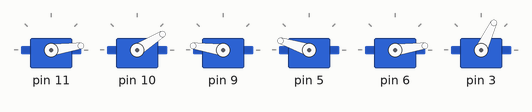
A sketch run on a simulated Arduino Uno, built with avr-gcc and run on an emulated ATmega328P. Parts: 6 × servo.

Above: at 6.17 s.
At 10.8 s:
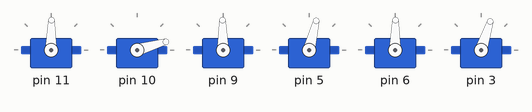
At 12.1 s:
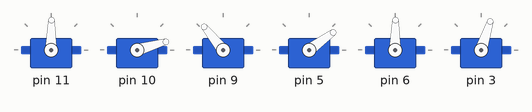
At 17.5 s:
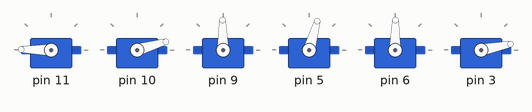
At 26.1 s:
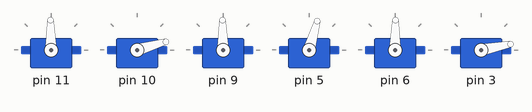
At 39.3 s:
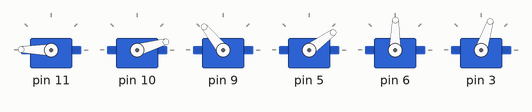
Timing chart, 0 to 40.0 s (numbered marks = the images above):
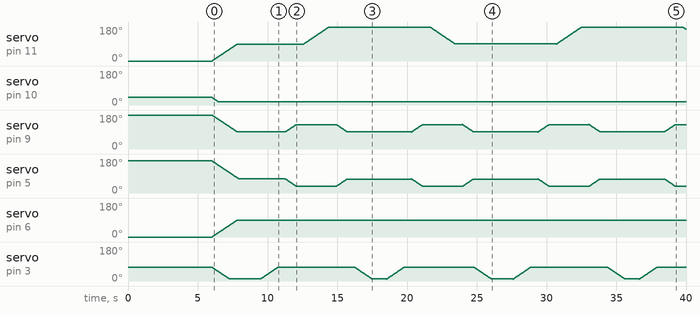

The sketch:

SimpleMovements.ino
```cpp
#include <Braccio.h>
#include <Servo.h>

Servo base;
Servo shoulder;
Servo elbow;
Servo wrist_rot;
Servo wrist_ver;
Servo gripper;

   //functions
   void ArmGrab(int M1, int M2, int M3, int M4, int M5, int M6){
     Braccio.ServoMovement(20,         90, M2, 90, 75, M5,  M6);  //sets standard arm forward after setup
       delay(500);
     Braccio.ServoMovement(20,         M1, M2, M3, M4, M5,  73); //closes claw
       delay(500);

   }

   void ArmMove(int M1, int M2, int M3, int M4, int M5, int M6){
       Braccio.ServoMovement(20,         M1, M2, 130, 35, M5,  73); //raises cup
         delay(500);
       Braccio.ServoMovement(20,         180, M2, 130, 35, M5,  73);  //rotates arm 90 deg
         delay(500);
      Braccio.ServoMovement(20,         180, M2, 90, 75, M5,  73);   //lowers arm
          delay(500);
      }

   void openclose(int M1, int M2, int M3, int M4, int M5, int M6){
      Braccio.ServoMovement(20,         180, M2, M3, M4, M5,  10); //claw open at 180
         delay(1000);
       Braccio.ServoMovement(20,         180, M2, M3, M4, M5,  73); //claw close at 180
          delay(500);
   }

   void ArmReturn(int M1, int M2, int M3, int M4, int M5, int M6){
      Braccio.ServoMovement(20,         180, M2, 130, 35, M5,  73); //arm lift
       delay(500);
       Braccio.ServoMovement(20,         90, M2, 130, 35, M5,  73); //arm rotate back 90 deg
       delay(500);
       Braccio.ServoMovement(20,         90, M2, 90, 75, M5,  73);  //arm lower
        }


//setup
void setup() {
   Braccio.begin();
}


//begin movement loop
void loop() {


  //setup declares
   int M1=90;   //set to be at the 90 degree rotation position | M1=base degrees. Allowed values from 0 to 180 degrees
   int M2=0;   // at a 90 deg angle |  M2=shoulder degrees. Allowed values from 15 to 165 degrees
   int M3=90;   //straight forward position |  M3=elbow degrees. Allowed values from 0 to 180 degrees
   int M4=75;   //m4 at a slight downward tilt to be horizontals | M4=wrist vertical degrees. Allowed values from 0 to 180 degrees
   int M5=90; //m5 straight forward |  M5=wrist rotation degrees. Allowed values from 0 to 180 degrees
   int M6=10; //m6  10: the toungue is open, 73: the gripper is closed


//movement code:
  Braccio.ServoMovement(20,         M1, M2, M3, M4, M5,  M6);  // Setup position
 delay (1000);


  ArmGrab(M1, M2, M3, M4, M5,  M6);  // opens, forward and grab

  ArmMove(M1, M2, M3, M4, M5,  M6);  // lifts, rotates, lowers

  openclose(M1, M2, M3, M4, M5,  M6); //lets go, grabs

  ArmReturn(M1, M2, M3, M4, M5,  M6); //lifts, rotates lowers back
}
```

Measured:
- by itself, servo on pin 10: moves from 40° to 16° over 0.47 s
- by itself, servo on pin 6: moves from 0° to 89° over 1.8 s
